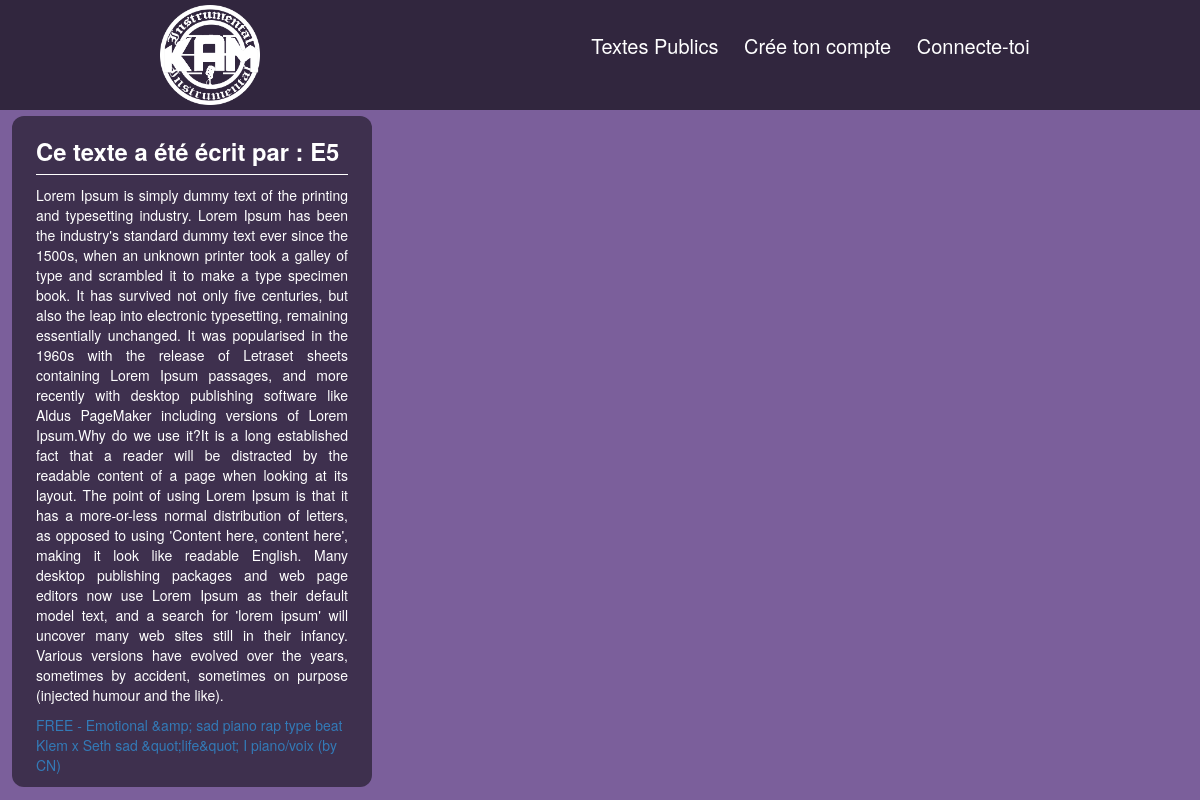
Screenshot of /views/publique.php with the database file from the repository.
### tables this page shows
CREATE TABLE `utillisateurs` (
  `id_utilisateurs` int(11) NOT NULL AUTO_INCREMENT,
  `Pseudo` varchar(50) NOT NULL,
  `email` varchar(50) NOT NULL,
  `dateNais` date DEFAULT NULL,
  `password` varchar(255) NOT NULL,
  `admin` tinyint(11) DEFAULT NULL,
  PRIMARY KEY (`id_utilisateurs`)
);

### views/publique.php (the view, shortened to what this page needs)
<?php
include "connexionbdd.php";
$req = "SELECT * FROM texte WHERE publique=1";
$res = $pdo->prepare($req);
$res->execute();
$contenue = [];
$iduser = [];
$titre_videos = [];
$id_videos = [];
while($ligne = $res->fetch()){
    array_push($contenue,$ligne['contenu']);
    array_push($iduser,$ligne['id_utilisateurs']);
    if($ligne['id_video'] != NULL){
        $req_videos = 'SELECT * FROM videos WHERE id_videos='.$ligne['id_video'].' ;';
        $res_videos = $pdo->query($req_videos);
        $data = $res_videos->fetch();
        if($data['lienVideo']){
            array_push($id_videos, $data['lienVideo']);
            array_push($titre_videos, $data['TitreVideo']);
        }
    }else{
        array_push($id_videos, NULL);
        array_push($titre_videos, NULL);
    }
}
?>
<!doctype html>
<html lang="fr">
<head>
    <link rel="stylesheet" href="https://stackpath.bootstrapcdn.com/bootstrap/4.3.1/css/bootstrap.min.css">
    <link rel="stylesheet" href="https://maxcdn.bootstrapcdn.com/bootstrap/3.4.1/css/bootstrap.min.css">
    <link href="css/style.css" rel="stylesheet">
    <link rel="stylesheet" href="https://cdnjs.cloudflare.com/ajax/libs/font-awesome/6.0.0-beta3/css/all.min.css" />
</head>
<body>
<header>
    <?php
    include 'navbar.php';
    ?>
</header>
<main>
    <?php
    $size_iduser = sizeof($iduser);
    for ($i = 0; $i<$size_iduser ;$i++){
        $reqpseudo = "SELECT Pseudo FROM utillisateurs WHERE id_utilisateurs=".$iduser[$i].";";
        $respseudo = $pdo->prepare($reqpseudo);
        $respseudo->execute();
        while ($lignep = $respseudo->fetch()){
            $contenue[$i] = str_replace('|', "'", $contenue[$i]);
            $contenue[$i] = strip_tags($contenue[$i]);
            echo "<div class='texte_publique'>";
            echo "<h4 class='titre_texte'><b>Ce texte a été écrit par : ".$lignep['Pseudo']."</b></h4>";
            echo "<p  class='contenue_texte'>".$contenue[$i]."</p>";
            if($titre_videos[$i] != NULL){
                echo '<a  href="#'.$id_videos[$i].'" id="a">'.$titre_videos[$i].'</a>';
            }
            echo "</div>";
        }
    }
    ?>
</main>
</body>
</html>

### views/navbar.php (shortened to what this page needs)
<nav class="Lana" id='Lana'>
    <div>
        <a class="akam" onclick="url()" href="/kam/">
            <img src="img/kamlogo1.png" class="logokam">
        </a>
    </div>
    <ul class="nav-list" id="navi-list">
        <li class="list-item"><a href="/kam/Texte-Public">Textes Publics</a></li>
        <?php
        if (isset($_SESSION['pseudo'])) {
            echo '<li class="list-item"><a href="/kam/Mes-videos">Mes vidéos</a></li>';
            echo '<li class="list-item"><a href="/kam/Mes-textes">Mes textes</a></li>';
            echo '<li class="list-item"><a style="color: rgb(189, 166, 93);" href="/kam/Mon-Compte">'.$_SESSION['pseudo'].'</a></li>';
            echo '<li class="list-item"><a href="/kam/Deconnexion">Deconnexion</a></li>';
        }else{
            echo '<li class="list-item">
            <a href="/kam/Inscris-toi">Crée ton compte</a>
        </li>
        <li class="list-item">
            <a href="/kam/Connexion">Connecte-toi</a>
        </li>';
        }
        ?>
    </ul>
</nav>

### css/style.css (style rules this page uses)
* { margin: 0; padding: 0; overflow-x: hidden; }
body { background-color: #7b5f9b; }
.texte_publique { width: 30%; float: left; border-radius: 12px; background-color: #3e304e; margin-left: 1%; margin-top: 0.5%; padding: 1% 2% 1% 2%; }
.titre_texte { font-size: 170%; border-bottom: solid 1px; color: white; padding-bottom: 10px; }
.contenue_texte { color: white; text-align: justify; }
.Lana { background-color: #31263E; display: flex; justify-content: space-around; align-items: center; font-size: 20px; }
.Lana a { color: rgb(255, 255, 255); text-decoration: none; }
.nav-list { list-style-type: none; }
.nav-list .list-item { display: inline-block; padding: 20px 10px; color: rgb(189, 166, 93); }
.logokam { height: 5em; margin-top: 5px; margin-bottom: 5px; }

### rows the page displays
utillisateurs: Pseudo "E5", i "Lorem Ipsum is simply dummy text of the printing and typesetting industry. Lorem Ipsum has been the industry's standard dummy text ever since the 1500s, when an unknown printer took a galley of type and scrambled it to make a type specimen book. It has survived not only five centuries, but also the leap into electronic typesetting, remaining essentially unchanged. It was popularised in the 1960s with the release of Letraset sheets containing Lorem Ipsum passages, and more recently with desktop publishing software like Aldus PageMaker including versions of Lorem Ipsum.Why do we use it?It is a long established fact that a reader will be distracted by the readable content of a page when…", i "FREE - Emotional &amp; sad piano rap type beat Klem x Seth sad &quot;life&quot; I piano/voix (by CN)"
